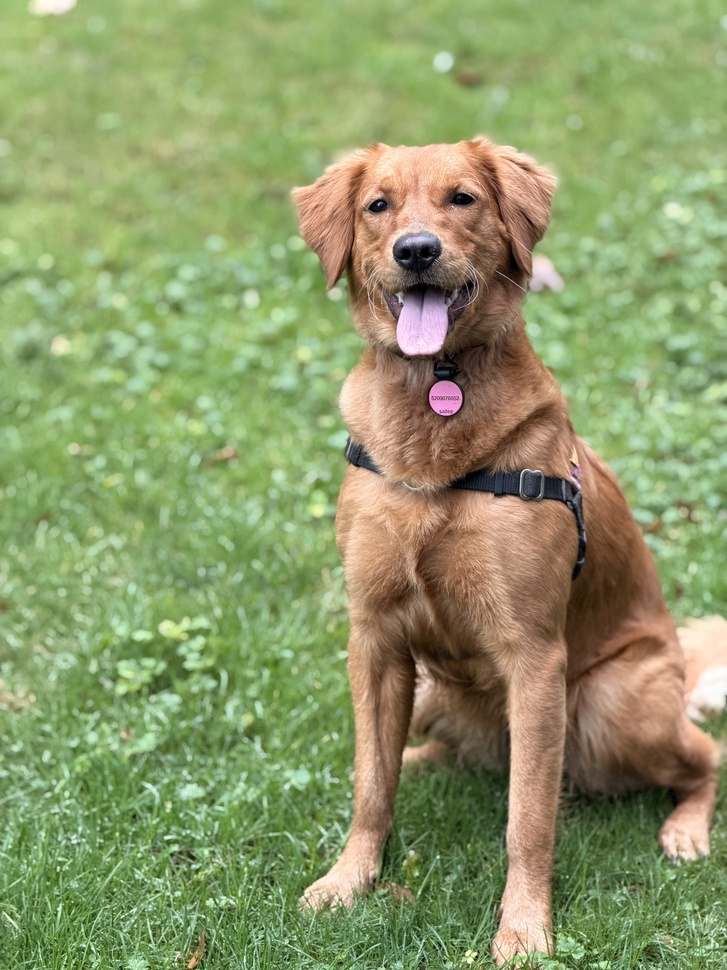
#> input picture .agents/skills/last30days/assets/dog-original.jpeg, 727 x 970 px, shrunk from 4284 x 5712 before the run
$ python -i curve_fitter.py   (imports and definitions only)
#> lines starting #> are read from the running program, lines starting #| are printed output that depends on the picture; after the words box and inside, x2 and y2 are one past the last pixel; in counts of white or black regions, pixels touching at a corner belong together
#> further down, picture is the input picture: shape (970, 727, 3); mean B, G, R 105.4, 153.7, 141.6
"""
curve_fitter.py — Phase 3: True Curve Reconstruction
Feature-first vectorization:  grayscale -> edge detect -> contour -> Bézier

Pipeline:
    A) Gaussian pre-blur (subpixel edge stabilization)
    B) Canny edge detection on GRAYSCALE (not binary!)
    C) cv2.findContours on edge map
    D) Ramer-Douglas-Peucker simplification (adaptive ε)
    E) Chaikin corner-cutting (2 iterations)
    F) Cubic Bézier fitting (Potrace-style)

The result is a list of SVG-style path commands (M/L/C/Z) that can be
fed directly into vector_exporter.py or saved as SVG elements.
"""

from __future__ import annotations
import cv2
import numpy as np
import math
import logging
from dataclasses import dataclass, field
from typing import List, Tuple, Optional

logger = logging.getLogger(__name__)


# ─── Types ───────────────────────────────────────────────────────────────────

PathCommand = Tuple  # ('M', x, y) | ('L', x, y) | ('C', cx1,cy1,cx2,cy2,x,y) | ('Z',)
ContourPath = List[PathCommand]


# ─── Config ──────────────────────────────────────────────────────────────────

@dataclass
class CurveFitConfig:
    # Canny thresholds (used on the grayscale image)
    canny_low:  int   = 50
    canny_high: int   = 150

    # Adaptive RDP epsilon multipliers (scaled by perimeter)
    rdp_factor_small:  float = 0.012   # area < 200 px²
    rdp_factor_medium: float = 0.018   # area 200–1000 px²
    rdp_factor_large:  float = 0.022   # area > 1000 px²

    # Minimum epsilon floor (px)
    rdp_min_epsilon: float = 1.5

    # Chaikin iterations (0 = disabled)
    chaikin_iterations: int = 2

    # Corner detection threshold (degrees)
    corner_threshold: float = 110.0

    # Bézier control-point tension (Catmull-Rom smooth factor)
    bezier_tension: float = 0.30

    # Minimum contour area to keep (filters noise)
    min_area: int = 30

    # If True, work on Canny edges; if False, work on existing binary mask
    use_canny: bool = True


# ─── Main fitter ─────────────────────────────────────────────────────────────

class CurveFitter:
    """
    Converts a grayscale image (or binary mask) into smooth Bézier paths.

    This replaces the old binary-contour-to-polyline approach with a true
    curve-reconstruction pipeline.
    """

    def __init__(self, config: Optional[CurveFitConfig] = None):
        self.cfg = config or CurveFitConfig()

    # ─── Public API ────────────────────────────────────────────────────────────

    def extract_paths(self, image: np.ndarray) -> List[ContourPath]:
        """
        Full pipeline: image -> smooth Bézier paths.

        Args:
            image: uint8 grayscale or BGR image

        Returns:
            List of path command lists (M/L/C/Z tuples)
        """
        cfg = self.cfg

        # A) Convert to grayscale if needed
        if len(image.shape) == 3:
            gray = cv2.cvtColor(image, cv2.COLOR_BGR2GRAY)
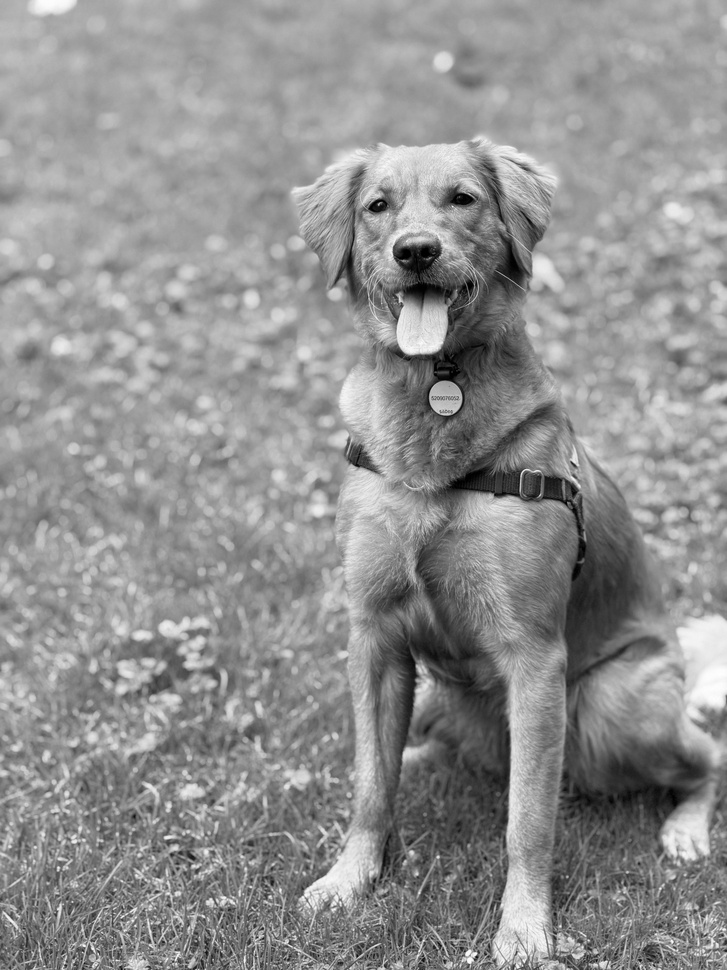
#> gray: shape (970, 727); min 0, max 254, mean 144.6
        else:
            gray = image.astype(np.uint8)

        # B) Edge map (Canny on grayscale — NOT on binary)
        if cfg.use_canny:
            blurred = cv2.GaussianBlur(gray, (3, 3), 0.8)
            edge_map = cv2.Canny(blurred, cfg.canny_low, cfg.canny_high)
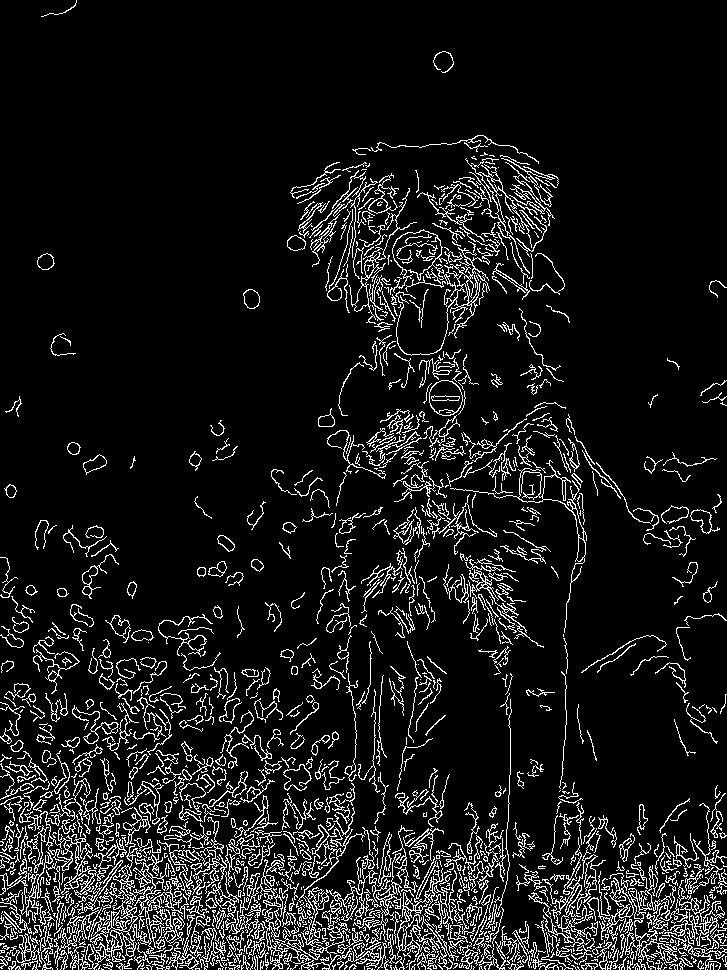
#> edge_map: shape (970, 727); 9.3% white in thin lines or dots
        else:
            # Already binary mask -> invert so ink=255, background=0
            _, edge_map = cv2.threshold(gray, 127, 255, cv2.THRESH_BINARY_INV)

        # C) Find contours on edge map
        contours, _ = cv2.findContours(
            edge_map, cv2.RETR_TREE, cv2.CHAIN_APPROX_TC89_L1
        )
#> contours = 1936 contours, 1394 with area under 20; largest, box (x1, y1, x2, y2) and area: (54, 807, 189, 970) 2920, (19, 802, 97, 898) 1000, (388, 856, 453, 970) 949, (429, 380, 463, 416) 944, (429, 380, 463, 414) 831

        paths: List[ContourPath] = []
        for contour in contours:
            area = abs(cv2.contourArea(contour))
            if area < cfg.min_area:
                continue

            path = self._contour_to_bezier(contour)
            if path:
                paths.append(path)
#> this loop made 1936 passes
#> after the loop, paths = 387 items

        logger.debug(
            f"[CurveFitter] {len(contours)} contours -> "
            f"{len(paths)} valid paths (min_area={cfg.min_area})"
        )
        return paths

    # ─── Pipeline Stages ──────────────────────────────────────────────────────

    def _contour_to_bezier(self, contour: np.ndarray) -> ContourPath:
        """
        Convert one OpenCV contour to a Bézier path.
        Stages: RDP -> Chaikin -> Bézier fitting
        """
        pts = contour.reshape(-1, 2).astype(float)
        if len(pts) < 3:
            return []

        # D) Ramer-Douglas-Peucker simplification
        pts = self._rdp_simplify(contour, pts)
        if len(pts) < 3:
            return []

        # E) Chaikin corner-cutting
        for _ in range(self.cfg.chaikin_iterations):
            pts = self._chaikin(pts, closed=True)
        if len(pts) < 3:
            return []

        # F) Bézier fitting
        return self._pts_to_bezier(pts)

    # ─── D) Adaptive RDP ────────────────────────────────────────────────────────

    def _rdp_simplify(self, contour: np.ndarray, pts: np.ndarray) -> np.ndarray:
        """Apply adaptive Ramer-Douglas-Peucker simplification."""
        cfg = self.cfg
        perimeter = cv2.arcLength(contour, True)
        area = abs(cv2.contourArea(contour))

        if area < 200:
            factor = cfg.rdp_factor_small
        elif area < 1000:
            factor = cfg.rdp_factor_medium
        else:
            factor = cfg.rdp_factor_large

        epsilon = max(cfg.rdp_min_epsilon, perimeter * factor)
        simplified = cv2.approxPolyDP(contour, epsilon, True)
        return simplified.reshape(-1, 2).astype(float)

    # ─── E) Chaikin Corner-Cutting ───────────────────────────────────────────────

    @staticmethod
    def _chaikin(pts: np.ndarray, closed: bool = True) -> np.ndarray:
        """
        One pass of Chaikin's algorithm:
            new points at 1/4 and 3/4 of each edge.

        This creates a smooth B-spline approximation of the input polygon
        without any corner overshoot.
        """
        n = len(pts)
        if n < 3:
            return pts

        out = []
        for i in range(n):
            p0 = pts[i]
            p1 = pts[(i + 1) % n]
            q = 0.75 * p0 + 0.25 * p1
            r = 0.25 * p0 + 0.75 * p1
            out.append(q)
            out.append(r)

        return np.array(out)

    # ─── F) Cubic Bézier Fitting ─────────────────────────────────────────────────

    def _pts_to_bezier(self, pts: np.ndarray) -> ContourPath:
        """
        Convert a smooth polygon to cubic Bézier curves.

        Uses Catmull-Rom -> Cubic Bézier conversion:
            CP1 = P1 + (P2 - P0) * tension
            CP2 = P2 - (P3 - P1) * tension

        Corner detection is used to break the spline at sharp turns
        (these are emitted as line segments instead).
        """
        cfg = self.cfg
        n = len(pts)
        tension = cfg.bezier_tension

        # Detect corners via signed curvature
        corners = set()
        for i in range(n):
            a = self._signed_angle(
                pts[(i - 1) % n],
                pts[i],
                pts[(i + 1) % n]
            )
            if abs(a) > (180.0 - cfg.corner_threshold):
                corners.add(i)

        commands: ContourPath = [('M', float(pts[0][0]), float(pts[0][1]))]

        for i in range(n):
            p0 = pts[(i - 1) % n]
            p1 = pts[i]
            p2 = pts[(i + 1) % n]
            p3 = pts[(i + 2) % n]

            is_corner = (i in corners) or ((i + 1) % n in corners)
            sf = 0.0 if is_corner else tension

            if sf == 0.0:
                commands.append(('L', float(p2[0]), float(p2[1])))
            else:
                # Catmull-Rom control points
                cp1x = p1[0] + (p2[0] - p0[0]) * sf
                cp1y = p1[1] + (p2[1] - p0[1]) * sf
                cp2x = p2[0] - (p3[0] - p1[0]) * sf
                cp2y = p2[1] - (p3[1] - p1[1]) * sf
                commands.append((
                    'C',
                    float(cp1x), float(cp1y),
                    float(cp2x), float(cp2y),
                    float(p2[0]), float(p2[1])
                ))

        commands.append(('Z',))
        return commands

    # ─── Helpers ─────────────────────────────────────────────────────────────────

    @staticmethod
    def _signed_angle(p0: np.ndarray, p1: np.ndarray, p2: np.ndarray) -> float:
        """Signed turning angle at p1 (degrees). Negative = left turn."""
        v1 = p1 - p0
        v2 = p2 - p1
        cross = float(v1[0] * v2[1] - v1[1] * v2[0])
        dot   = float(v1[0] * v2[0] + v1[1] * v2[1])
        return math.degrees(math.atan2(cross, dot))


# ─── Convenience function ────────────────────────────────────────────────────

def fit_curves(
    image: np.ndarray,
    use_canny: bool = True,
    tension: float = 0.30,
    min_area: int = 30,
) -> List[ContourPath]:
    """
    Quick path extraction with sane defaults.

    Args:
        image:     Grayscale or BGR image
        use_canny: True = run Canny on grayscale input (feature-first)
                   False = treat image as binary mask
        tension:   Bézier curve smoothness (0=no curve, 0.5=maximum)
        min_area:  Minimum contour area to keep (px²)

    Returns:
        List of path command lists
    """
    cfg = CurveFitConfig(
        use_canny=use_canny,
        bezier_tension=tension,
        min_area=min_area,
    )
    return CurveFitter(cfg).extract_paths(image)

>>> import cv2
>>> picture = cv2.imread('../../.agents/skills/last30days/assets/dog-original.jpeg')
>>> result = CurveFitter().extract_paths(picture)
#> result = 387 items

$ run again, on .agents/skills/last30days/assets/aging-portrait.jpeg
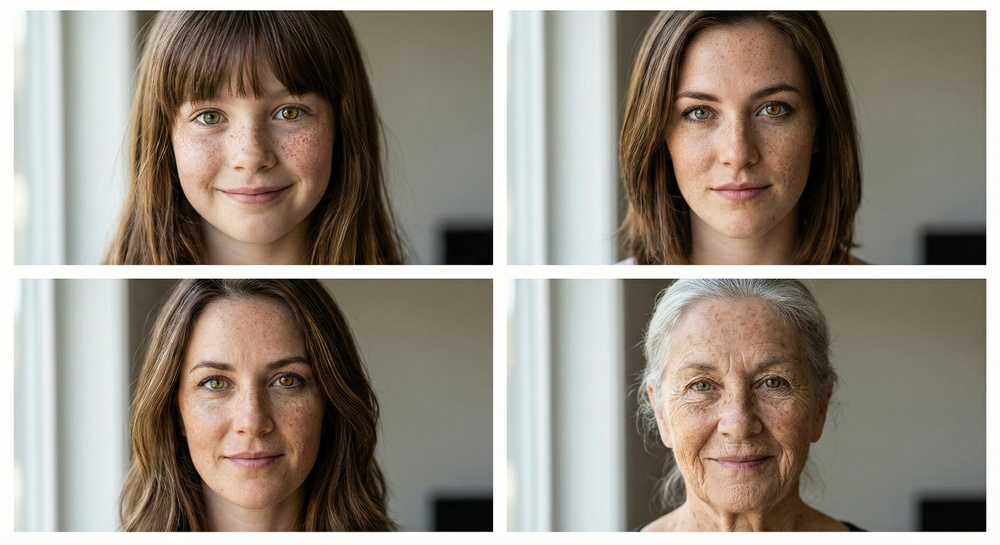
#> input picture .agents/skills/last30days/assets/aging-portrait.jpeg, 1000 x 545 px, shrunk from 2816 x 1536 before the run
#> picture is the input picture: shape (545, 1000, 3); mean B, G, R 128, 139, 147.7
#> in extract_paths, `gray = cv2.cvtColor(image, cv2.COLOR_BGR2GRAY)`:
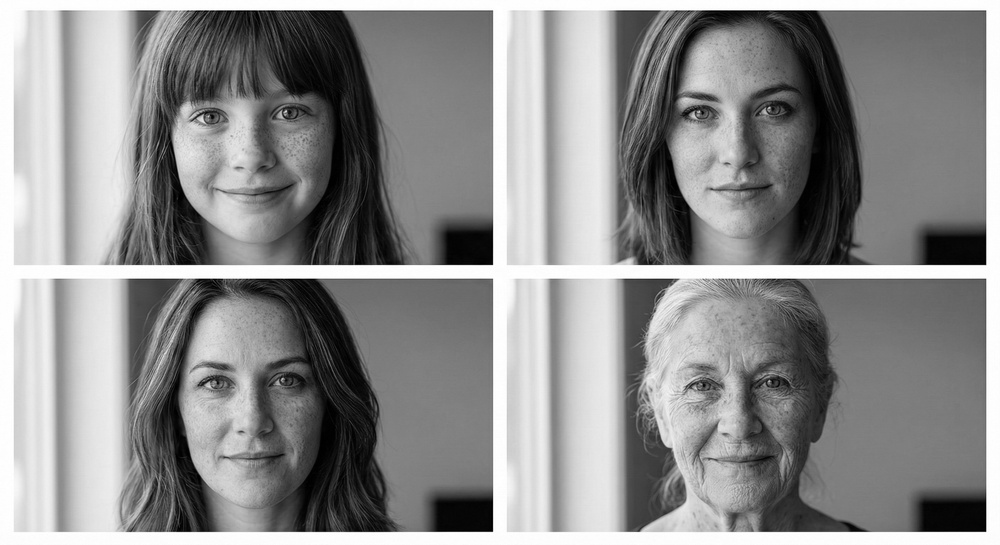
#> gray: shape (545, 1000); min 0, max 255, mean 140.3
#> in extract_paths, `edge_map = cv2.Canny(blurred, cfg.canny_low, cfg.canny_high)`:
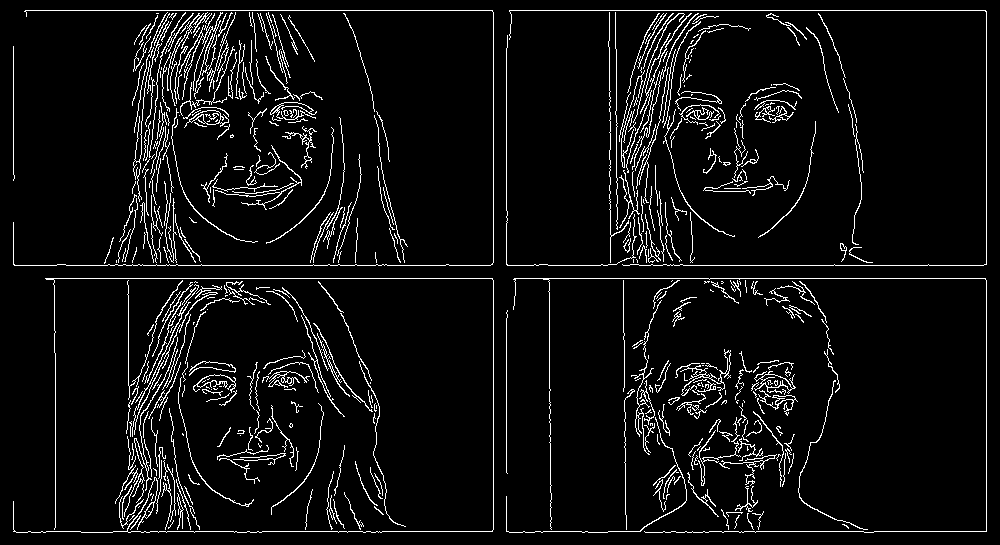
#> edge_map: shape (545, 1000); 5.9% white in thin lines or dots
#> contours = 573 contours, 464 with area under 20; largest, box (x1, y1, x2, y2) and area: (754, 371, 796, 395) 324, (13, 278, 494, 533) 318, (184, 110, 229, 128) 314, (760, 374, 793, 391) 264, (189, 110, 221, 125) 250
#> the loop in extract_paths, `for contour in contours:` made 573 passes

$ run again, on .agents/skills/last30days/assets/dog-as-human.png
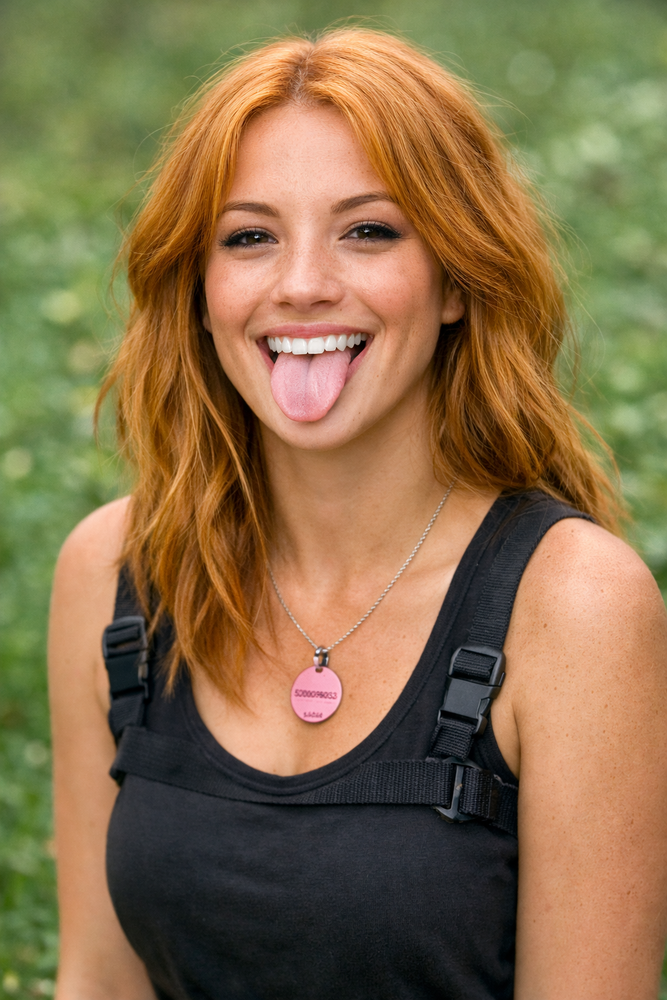
#> input picture .agents/skills/last30days/assets/dog-as-human.png, 667 x 1000 px, shrunk from 1024 x 1536 before the run
#> picture is the input picture: shape (1000, 667, 3); mean B, G, R 74.9, 111.4, 135.4
#> in extract_paths, `gray = cv2.cvtColor(image, cv2.COLOR_BGR2GRAY)`:
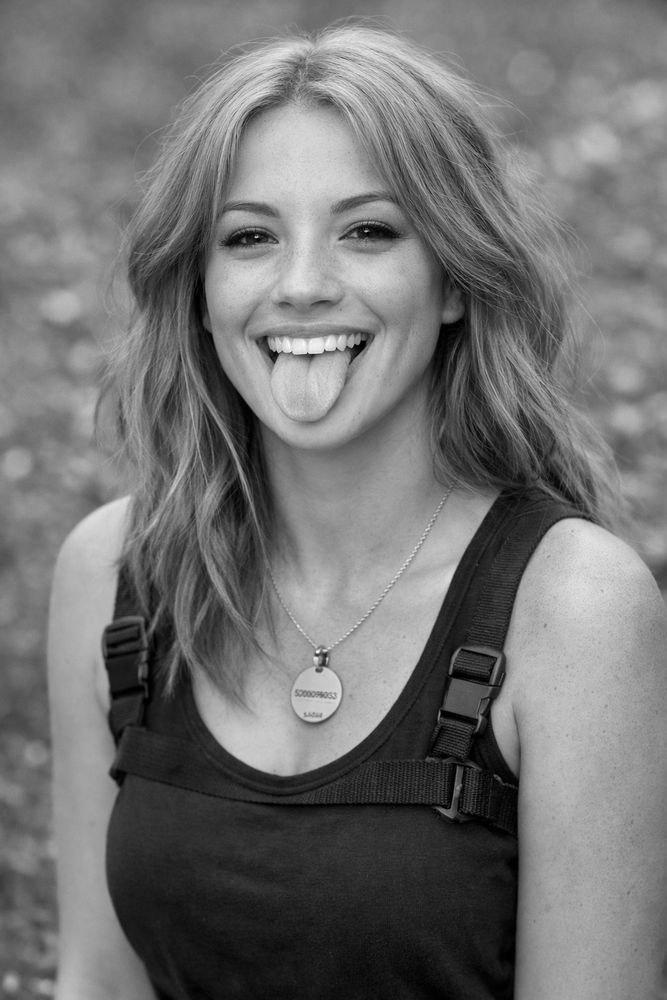
#> gray: shape (1000, 667); min 0, max 252, mean 114.4
#> in extract_paths, `edge_map = cv2.Canny(blurred, cfg.canny_low, cfg.canny_high)`:
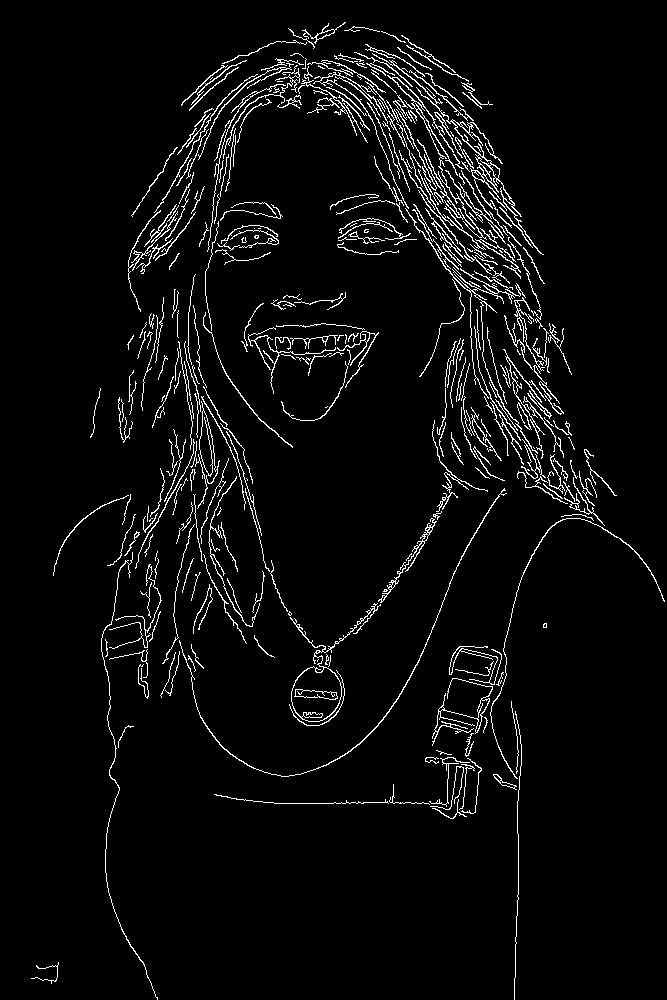
#> edge_map: shape (1000, 667); 4.3% white in thin lines or dots
#> contours = 425 contours, 290 with area under 20; largest, box (x1, y1, x2, y2) and area: (290, 603, 381, 722) 2348, (291, 666, 342, 722) 2042, (372, 53, 544, 255) 762, (387, 75, 487, 240) 483, (294, 689, 338, 700) 277
#> the loop in extract_paths, `for contour in contours:` made 425 passes
#> contour on passes 26, 27, 30: [[318, 659], [317, 661]], [[330, 655], [330, 661], [328, 666], [329, 662]], [[327, 656], [327, 660]]
